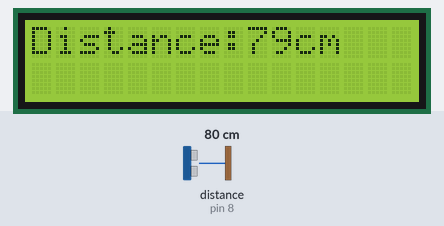
Simulated run of this sketch. Board: Arduino Uno, built with avr-gcc and run on an emulated ATmega328P. On the bench: 16×2 character LCD. Wiring (inferred from the names in the program): ultrasonic range finder: trigger pin 9; echo pin 8. The test bench sets the inputs (shaded band); at power-on: distance to the obstacle (sensor on pin 8) 80 cm. The echo pulse lasts 58.3 µs per cm.

Above: at 1.2 s.
1.3 s: distance to the obstacle (sensor on pin 8) set to 2 cm
At 2.6 s:
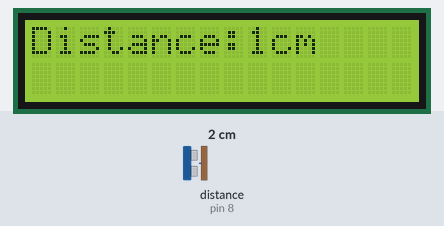
3.6 s: distance to the obstacle (sensor on pin 8) set to 4 cm
At 4.8 s:
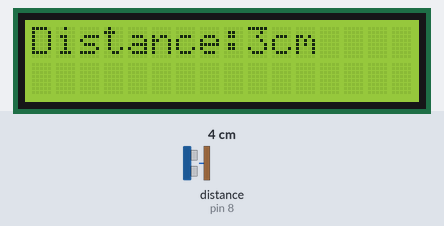
5.1 s: distance to the obstacle (sensor on pin 8) set to 9 cm
At 6.1 s:
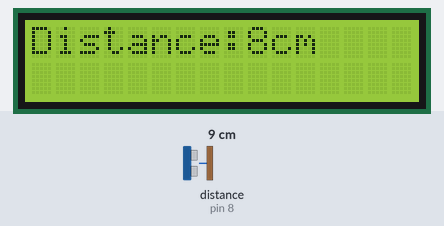
Timing chart, 0 to 8.1 s (numbered marks = the images above; inputs shaded):
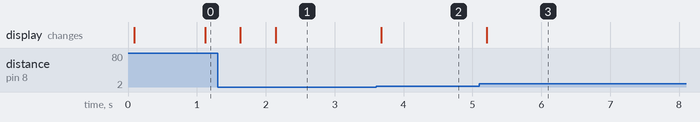

The sketch:

intanaloggread01.ino
```cpp
#include <LiquidCrystal_I2C.h>

#define TRIG_PIN 9   // 초음파 센서 Trig 핀을 9번 핀에 연결
#define ECHO_PIN 8   // 초음파 센서 Echo 핀을 8번 핀에 연결

LiquidCrystal_I2C lcd (0x27, 16, 2);   // I2C 주소와 LCD 크기 설정 (주소는 0x27일 수도 있음)

void setup() {
  pinMode(TRIG_PIN, OUTPUT);
  pinMode(ECHO_PIN, INPUT);
  lcd.begin(16, 2);   // LCD 초기화
  lcd.print("Distance:");   // 첫 번째 줄에 표시할 초기 텍스트 출력
  lcd.backlight();
}


void loop() {
  long duration, distance_cm;

  // 초음파 센서로 거리 측정
  digitalWrite(TRIG_PIN, LOW);
  delayMicroseconds(2);
  digitalWrite(TRIG_PIN, HIGH);
  delayMicroseconds(10);
  digitalWrite(TRIG_PIN, LOW);
  duration = pulseIn(ECHO_PIN, HIGH);

  // 거리(cm) 계산
  distance_cm = duration * 0.034 / 2;

  // LCD에 거리 값 출력
  lcd.setCursor(9, 0);   // 첫 번째 줄의 9번째 열에 커서 위치 설정
  lcd.print("      ");   // 이전에 출력된 값 지우기
  lcd.setCursor(9, 0);   // 커서 위치 다시 설정
  lcd.print(distance_cm);   // 측정된 거리 값 출력
  lcd.print("cm");

  delay(500);   // 0.5초 간격으로 거리 측정과 LCD 출력 반복
}
```

Measured:
- after the input at 1.3 s, the display: first changes after 0.33 s (image 1 shows a later state)
- after the input at 3.6 s, the display: changes after 0.07 s (image 2)
- after the input at 5.1 s, the display: changes after 0.11 s (image 3)
